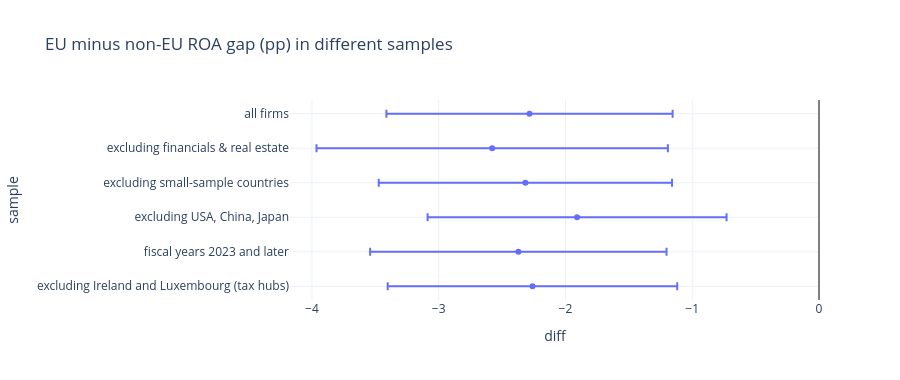

The cell this chart's notebook holds for it:
### Markdown cell above
## 4 · Robustness
The EU gap re-estimated in different samples, and with each of the 34 countries dropped in turn (does one country create the gap?).

### Code cell
SAMPLES = {
 "all firms": lambda d: d,
 "excluding financials & real estate": lambda d: d[~d.sector.isin(["Financial Services", "Real Estate"])],
 "excluding small-sample countries": lambda d: d[~d.iso3.isin(dim.index[dim.small_firm_sample])],
 "excluding USA, China, Japan": lambda d: d[~d.iso3.isin(["USA", "CHN", "JPN"])],
 "fiscal years 2023 and later": lambda d: d[d.fiscal_year >= 2023],
 "excluding Ireland and Luxembourg (tax hubs)": lambda d: d[~d.iso3.isin(["IRL", "LUX"])],
}
rows = []
for s, f in SAMPLES.items():
    d = f(fy); r = compare.compare_groups(d, [c for c in NON_EU if c in set(d.iso3)], [c for c in EU if c in set(d.iso3)], B=499)
    rows.append({"sample": s, "diff": r["diff"], "ci_low": r["ci_low"], "ci_high": r["ci_high"], "p (wild)": r["p_wild"], "countries": r["countries_a"] + r["countries_b"], "firm-years": r["firm_years_a"] + r["firm_years_b"]})
rob = pd.DataFrame(rows).set_index("sample")
loo = []
for c in dim.index:
    d = fy[fy.iso3 != c].dropna(subset=["roa_pp"]); d = d.assign(eu=d.iso3.isin(EU).astype(float))
    loo.append({"dropped": names[c], "diff": fit_cluster(f"roa_pp ~ eu + {CONTROLS}", d).params["eu"]})
loo = pd.DataFrame(loo).set_index("dropped").sort_values("diff")
expected_sign = np.sign(primary["diff"])
robust_share = float(np.mean(np.r_[np.sign(rob["diff"]) == expected_sign, np.sign(loo["diff"]) == expected_sign]))
fig = px.scatter(rob.reset_index(), x="diff", y="sample", error_x=rob.ci_high - rob["diff"], error_x_minus=rob["diff"] - rob.ci_low, title="EU minus non-EU ROA gap (pp) in different samples")
fig.add_vline(x=0, line_color="grey"); fig.update_layout(height=380, yaxis_autorange="reversed"); fig.show()
print(f"Same sign as the primary result in {robust_share:.0%} of {len(rob) + len(loo)} checks. Leave-one-country-out range: {loo['diff'].min():+.2f} to {loo['diff'].max():+.2f} pp (dropping {loo['diff'].idxmin()} / {loo['diff'].idxmax()}).")
rob.round(3)

### Figure 1 — Plotly figure (JSON) as saved in the notebook; plotly's stock layout.template omitted (floating-point values rounded to 4 significant figures)
{"data": [{"error_x": {"array": [1.129, 1.386, 1.157, 1.179, 1.169, 1.142], "arrayminus": [1.129, 1.386, 1.157, 1.179, 1.169, 1.142]}, "hovertemplate": "diff=%{x}<br>sample=%{y}<extra></extra>", "legendgroup": "", "marker": {"color": "#636efa", "symbol": "circle"}, "mode": "markers", "name": "", "orientation": "h", "showlegend": false, "type": "scatter", "x": [-2.284, -2.578, -2.316, -1.908, -2.372, -2.26], "xaxis": "x", "y": ["all firms", "excluding financials & real estate", "excluding small-sample countries", "excluding USA, China, Japan", "fiscal years 2023 and later", "excluding Ireland and Luxembourg (tax hubs)"], "yaxis": "y"}], "layout": {"height": 380, "legend": {"tracegroupgap": 0}, "shapes": [{"line": {"color": "grey"}, "type": "line", "x0": 0, "x1": 0, "xref": "x", "y0": 0, "y1": 1, "yref": "y domain"}], "title": {"text": "EU minus non-EU ROA gap (pp) in different samples"}, "xaxis": {"anchor": "y", "domain": [0, 1], "title": {"text": "diff"}}, "yaxis": {"anchor": "x", "autorange": "reversed", "domain": [0, 1], "title": {"text": "sample"}}}}
